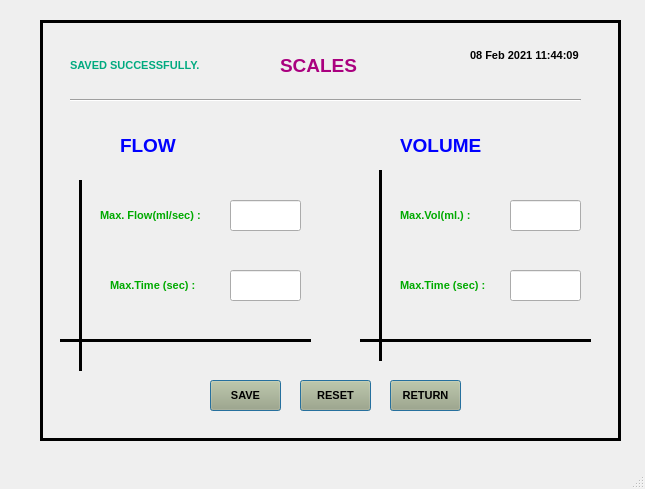
<?xml version="1.0" encoding="UTF-8"?>
<ui version="4.0">
 <class>MainWindow</class>
 <widget class="QMainWindow" name="MainWindow">
  <property name="geometry">
   <rect>
    <x>0</x>
    <y>0</y>
    <width>645</width>
    <height>489</height>
   </rect>
  </property>
  <property name="windowTitle">
   <string>MainWindow</string>
  </property>
  <widget class="QWidget" name="centralwidget">
   <widget class="QFrame" name="frame">
    <property name="geometry">
     <rect>
      <x>40</x>
      <y>20</y>
      <width>581</width>
      <height>421</height>
     </rect>
    </property>
    <property name="font">
     <font>
      <family>Arial</family>
     </font>
    </property>
    <property name="autoFillBackground">
     <bool>false</bool>
    </property>
    <property name="styleSheet">
     <string notr="true"/>
    </property>
    <property name="frameShape">
     <enum>QFrame::Box</enum>
    </property>
    <property name="frameShadow">
     <enum>QFrame::Plain</enum>
    </property>
    <property name="lineWidth">
     <number>3</number>
    </property>
    <widget class="QLabel" name="label">
     <property name="geometry">
      <rect>
       <x>430</x>
       <y>20</y>
       <width>121</width>
       <height>31</height>
      </rect>
     </property>
     <property name="font">
      <font>
       <family>Arial</family>
       <pointsize>8</pointsize>
       <weight>75</weight>
       <bold>true</bold>
      </font>
     </property>
     <property name="text">
      <string>08 Feb 2021 11:44:09</string>
     </property>
    </widget>
    <widget class="QPushButton" name="pushButton_8">
     <property name="geometry">
      <rect>
       <x>350</x>
       <y>360</y>
       <width>71</width>
       <height>31</height>
      </rect>
     </property>
     <property name="font">
      <font>
       <family>Arial</family>
       <pointsize>8</pointsize>
       <weight>75</weight>
       <bold>true</bold>
      </font>
     </property>
     <property name="styleSheet">
      <string notr="true">background-color: rgb(170, 170, 127);
</string>
     </property>
     <property name="text">
      <string>RETURN</string>
     </property>
     <property name="autoDefault">
      <bool>true</bool>
     </property>
     <property name="default">
      <bool>true</bool>
     </property>
     <property name="flat">
      <bool>false</bool>
     </property>
    </widget>
    <widget class="QLabel" name="label_2">
     <property name="geometry">
      <rect>
       <x>240</x>
       <y>30</y>
       <width>101</width>
       <height>31</height>
      </rect>
     </property>
     <property name="font">
      <font>
       <family>Arial</family>
       <pointsize>14</pointsize>
       <weight>75</weight>
       <bold>true</bold>
      </font>
     </property>
     <property name="styleSheet">
      <string notr="true">color: rgb(170, 0, 127);</string>
     </property>
     <property name="text">
      <string>SCALES</string>
     </property>
    </widget>
    <widget class="QPushButton" name="pushButton_10">
     <property name="geometry">
      <rect>
       <x>170</x>
       <y>360</y>
       <width>71</width>
       <height>31</height>
      </rect>
     </property>
     <property name="font">
      <font>
       <family>Arial</family>
       <pointsize>8</pointsize>
       <weight>75</weight>
       <bold>true</bold>
      </font>
     </property>
     <property name="styleSheet">
      <string notr="true">background-color: rgb(170, 170, 127);
</string>
     </property>
     <property name="text">
      <string>SAVE</string>
     </property>
     <property name="autoDefault">
      <bool>true</bool>
     </property>
     <property name="default">
      <bool>true</bool>
     </property>
     <property name="flat">
      <bool>false</bool>
     </property>
    </widget>
    <widget class="Line" name="line_3">
     <property name="geometry">
      <rect>
       <x>20</x>
       <y>310</y>
       <width>251</width>
       <height>20</height>
      </rect>
     </property>
     <property name="frameShadow">
      <enum>QFrame::Plain</enum>
     </property>
     <property name="lineWidth">
      <number>3</number>
     </property>
     <property name="orientation">
      <enum>Qt::Horizontal</enum>
     </property>
    </widget>
    <widget class="Line" name="line_2">
     <property name="geometry">
      <rect>
       <x>30</x>
       <y>160</y>
       <width>20</width>
       <height>191</height>
      </rect>
     </property>
     <property name="frameShadow">
      <enum>QFrame::Plain</enum>
     </property>
     <property name="lineWidth">
      <number>3</number>
     </property>
     <property name="orientation">
      <enum>Qt::Vertical</enum>
     </property>
    </widget>
    <widget class="QLabel" name="label_3">
     <property name="geometry">
      <rect>
       <x>80</x>
       <y>110</y>
       <width>71</width>
       <height>31</height>
      </rect>
     </property>
     <property name="font">
      <font>
       <family>Arial</family>
       <pointsize>14</pointsize>
       <weight>75</weight>
       <bold>true</bold>
      </font>
     </property>
     <property name="styleSheet">
      <string notr="true">color: rgb(0, 0, 255);</string>
     </property>
     <property name="text">
      <string>FLOW </string>
     </property>
    </widget>
    <widget class="QLabel" name="label_4">
     <property name="geometry">
      <rect>
       <x>360</x>
       <y>110</y>
       <width>101</width>
       <height>31</height>
      </rect>
     </property>
     <property name="font">
      <font>
       <family>Arial</family>
       <pointsize>14</pointsize>
       <weight>75</weight>
       <bold>true</bold>
      </font>
     </property>
     <property name="styleSheet">
      <string notr="true">color: rgb(0, 0, 255);</string>
     </property>
     <property name="text">
      <string>VOLUME</string>
     </property>
    </widget>
    <widget class="Line" name="line_4">
     <property name="geometry">
      <rect>
       <x>330</x>
       <y>150</y>
       <width>20</width>
       <height>191</height>
      </rect>
     </property>
     <property name="frameShadow">
      <enum>QFrame::Plain</enum>
     </property>
     <property name="lineWidth">
      <number>3</number>
     </property>
     <property name="orientation">
      <enum>Qt::Vertical</enum>
     </property>
    </widget>
    <widget class="Line" name="line_5">
     <property name="geometry">
      <rect>
       <x>320</x>
       <y>310</y>
       <width>231</width>
       <height>20</height>
      </rect>
     </property>
     <property name="frameShadow">
      <enum>QFrame::Plain</enum>
     </property>
     <property name="lineWidth">
      <number>3</number>
     </property>
     <property name="orientation">
      <enum>Qt::Horizontal</enum>
     </property>
    </widget>
    <widget class="QLineEdit" name="lineEdit">
     <property name="geometry">
      <rect>
       <x>190</x>
       <y>180</y>
       <width>71</width>
       <height>31</height>
      </rect>
     </property>
     <property name="font">
      <font>
       <pointsize>10</pointsize>
       <weight>75</weight>
       <bold>true</bold>
      </font>
     </property>
    </widget>
    <widget class="QLineEdit" name="lineEdit_2">
     <property name="geometry">
      <rect>
       <x>470</x>
       <y>250</y>
       <width>71</width>
       <height>31</height>
      </rect>
     </property>
     <property name="font">
      <font>
       <pointsize>10</pointsize>
       <weight>75</weight>
       <bold>true</bold>
      </font>
     </property>
    </widget>
    <widget class="QLineEdit" name="lineEdit_3">
     <property name="geometry">
      <rect>
       <x>190</x>
       <y>250</y>
       <width>71</width>
       <height>31</height>
      </rect>
     </property>
     <property name="font">
      <font>
       <pointsize>10</pointsize>
       <weight>75</weight>
       <bold>true</bold>
      </font>
     </property>
    </widget>
    <widget class="QLineEdit" name="lineEdit_4">
     <property name="geometry">
      <rect>
       <x>470</x>
       <y>180</y>
       <width>71</width>
       <height>31</height>
      </rect>
     </property>
     <property name="font">
      <font>
       <pointsize>10</pointsize>
       <weight>75</weight>
       <bold>true</bold>
      </font>
     </property>
    </widget>
    <widget class="QLabel" name="label_5">
     <property name="geometry">
      <rect>
       <x>60</x>
       <y>180</y>
       <width>121</width>
       <height>31</height>
      </rect>
     </property>
     <property name="font">
      <font>
       <family>Arial</family>
       <pointsize>8</pointsize>
       <weight>75</weight>
       <bold>true</bold>
      </font>
     </property>
     <property name="styleSheet">
      <string notr="true">color: rgb(0, 170, 0);</string>
     </property>
     <property name="text">
      <string>Max. Flow(ml/sec) : </string>
     </property>
    </widget>
    <widget class="QLabel" name="label_6">
     <property name="geometry">
      <rect>
       <x>70</x>
       <y>250</y>
       <width>101</width>
       <height>31</height>
      </rect>
     </property>
     <property name="font">
      <font>
       <family>Arial</family>
       <pointsize>8</pointsize>
       <weight>75</weight>
       <bold>true</bold>
      </font>
     </property>
     <property name="styleSheet">
      <string notr="true">color: rgb(0, 170, 0);</string>
     </property>
     <property name="text">
      <string>Max.Time (sec) :</string>
     </property>
    </widget>
    <widget class="QLabel" name="label_7">
     <property name="geometry">
      <rect>
       <x>360</x>
       <y>180</y>
       <width>101</width>
       <height>31</height>
      </rect>
     </property>
     <property name="font">
      <font>
       <family>Arial</family>
       <pointsize>8</pointsize>
       <weight>75</weight>
       <bold>true</bold>
      </font>
     </property>
     <property name="styleSheet">
      <string notr="true">color: rgb(0, 170, 0);</string>
     </property>
     <property name="text">
      <string>Max.Vol(ml.) : </string>
     </property>
    </widget>
    <widget class="QLabel" name="label_8">
     <property name="geometry">
      <rect>
       <x>360</x>
       <y>250</y>
       <width>101</width>
       <height>31</height>
      </rect>
     </property>
     <property name="font">
      <font>
       <family>Arial</family>
       <pointsize>8</pointsize>
       <weight>75</weight>
       <bold>true</bold>
      </font>
     </property>
     <property name="styleSheet">
      <string notr="true">color: rgb(0, 170, 0);</string>
     </property>
     <property name="text">
      <string>Max.Time (sec) :</string>
     </property>
    </widget>
    <widget class="QPushButton" name="pushButton_9">
     <property name="geometry">
      <rect>
       <x>260</x>
       <y>360</y>
       <width>71</width>
       <height>31</height>
      </rect>
     </property>
     <property name="font">
      <font>
       <family>Arial</family>
       <pointsize>8</pointsize>
       <weight>75</weight>
       <bold>true</bold>
      </font>
     </property>
     <property name="styleSheet">
      <string notr="true">background-color: rgb(170, 170, 127);
</string>
     </property>
     <property name="text">
      <string>RESET</string>
     </property>
     <property name="autoDefault">
      <bool>true</bool>
     </property>
     <property name="default">
      <bool>true</bool>
     </property>
     <property name="flat">
      <bool>false</bool>
     </property>
    </widget>
    <widget class="Line" name="line">
     <property name="geometry">
      <rect>
       <x>30</x>
       <y>70</y>
       <width>511</width>
       <height>21</height>
      </rect>
     </property>
     <property name="orientation">
      <enum>Qt::Horizontal</enum>
     </property>
    </widget>
    <widget class="QLabel" name="label_9">
     <property name="geometry">
      <rect>
       <x>30</x>
       <y>30</y>
       <width>161</width>
       <height>31</height>
      </rect>
     </property>
     <property name="font">
      <font>
       <family>Arial</family>
       <pointsize>8</pointsize>
       <weight>75</weight>
       <bold>true</bold>
      </font>
     </property>
     <property name="styleSheet">
      <string notr="true">color: rgb(0, 170, 127);</string>
     </property>
     <property name="text">
      <string>SAVED SUCCESSFULLY.</string>
     </property>
    </widget>
   </widget>
  </widget>
  <widget class="QMenuBar" name="menubar">
   <property name="geometry">
    <rect>
     <x>0</x>
     <y>0</y>
     <width>645</width>
     <height>21</height>
    </rect>
   </property>
  </widget>
  <widget class="QStatusBar" name="statusbar"/>
 </widget>
 <resources/>
 <connections/>
</ui>
